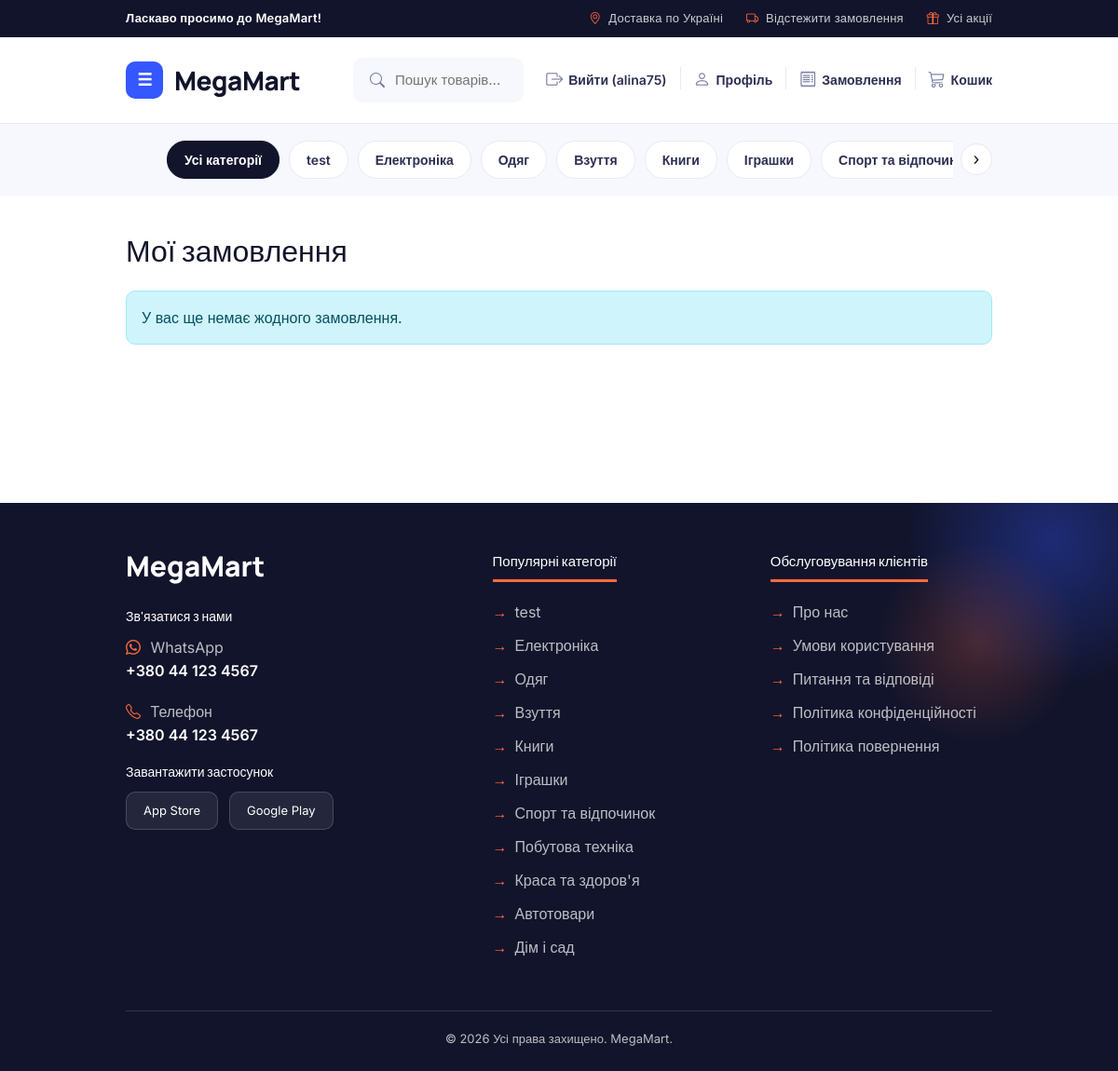
The page /orders/ (signed in) on the database its author committed.
### accounts/models.py (models this page shows)
class CustomUser(AbstractUser):
    class Role(models.TextChoices):
        CUSTOMER = 'customer', 'Customer'
        ADMIN = 'admin', 'Admin'
    phone = models.CharField(max_length=20, blank=True)
    role = models.CharField(max_length=20, choices=Role.choices, default=Role.CUSTOMER)

### catalog/models.py (models this page shows, shortened)
class Category(models.Model):
    name = models.CharField(max_length=100, verbose_name="назва категорії")
    class Meta:
        verbose_name = "Категорія"
        verbose_name_plural = "Категорії"

### shop/views.py (the view)
# urls.py: path("orders/", views.order_history, name="order_history"),
@login_required(login_url='shop_login')
def order_history(request):
    orders = Order.objects.filter(user=request.user).order_by('-created_at')
    return render(request, "shop/orders_history.html", {"orders": orders})

### shop/context_processors.py (called while the page is built)
def shop_context(request):
    cart_count = 0
    if request.user.is_authenticated:
        cart = Cart.objects.filter(user=request.user).first()
        if cart:
            cart_count = sum(item.quantity for item in cart.items.all())
    return {
        'nav_categories': Category.objects.all(),
        'cart_count': cart_count,
    }

### shop/templates/shop/orders_history.html (shortened to what this page needs)
{% extends 'shop/base.html' %}
{% block content %}
{% include 'shop/includes/topbar.html' %}
{% include 'shop/includes/navbar.html' %}
{% include 'shop/includes/category_menu.html' %}
<section class="catalog-section">
    <div class="container">
        <h2 class="mb-4">Мої замовлення</h2>
        {% if orders %}
        {% for order in orders %}
        <div class="card mb-3 shadow-sm">
            <div class="card-body">
                <div class="d-flex justify-content-between align-items-center">
                    <div>
                        <h5 class="mb-1">
                            Замовлення №{{ order.id }}
                        </h5>
                        <p class="text-muted mb-1">
                            Дата:
                            {{ order.created_at|date:"d.m.Y H:i" }}
                        </p>
                        <p class="mb-0">
                            Сума:
                            <strong>{{ order.total_amount|floatformat:2 }} ₴</strong>
                        </p>
                    </div>
                    <div>
                        <a href="{% url 'order_detail' order.id %}" class="btn btn-primary">
                            Детальніше
                        </a>
                    </div>
                </div>
            </div>
        </div>
        {% endfor %}
        {% else %}
        <div class="alert alert-info">
            У вас ще немає жодного замовлення.
        </div>
        {% endif %}
    </div>
</section>
{% include 'shop/includes/footer.html' %}
{% endblock %}

### shop/templates/shop/includes/navbar.html (shortened to what this page needs)
{% load static %}
<nav class="navbar-section">
    <div class="container navbar-inner">
        <a href="{% url 'home' %}" class="logo">
            <span class="logo-icon">☰</span>
            MegaMart
        </a>
        <form class="search-box" action="{% url 'catalog' %}" method="get">
            <i class="bi bi-search"></i>
            <input type="text" name="q" value="{{ query|default:'' }}" placeholder="Пошук товарів...">
        </form>
        <div class="nav-actions">
            {% if user.is_authenticated %}
            <a href="{% url 'shop_logout' %}" class="nav-action-link">
                <i class="bi bi-box-arrow-right"></i>
                <span>Вийти ({{ user.username }})</span>
            </a>
            {% endif %}
            <a href="{% url 'profile' %}" class="nav-action-link">
                <i class="bi bi-person"></i>
                <span>Профіль</span>
            </a>
            <a href="{% url 'order_history' %}" class="nav-action-link">
                <i class="bi bi-receipt"></i>
                <span>Замовлення</span>
            </a>
            <a href="{% url 'cart' %}" class="nav-action-link">
                <i class="bi bi-cart3"></i>
                <span>Кошик{% if cart_count %} ({{ cart_count }}){% endif %}</span>
            </a>
        </div>
    </div>
</nav>

### shop/templates/shop/includes/category_menu.html (shortened to what this page needs)
<section class="category-menu">
    <div class="container">
        <div class="category-menu-wrap">
            <div class="category-list" id="categoryList">
                <a href="{% url 'catalog' %}">
                    <button type="button">Усі категорії</button>
                </a>
                {% for cat in nav_categories %}
                <a href="{% url 'catalog' %}?category={{ cat.id }}">
                    <button type="button">{{ cat.name }}</button>
                </a>
                {% endfor %}
            </div>
            <button type="button" class="category-scroll category-scroll-right" aria-label="Прокрутити праворуч">›</button>
        </div>
    </div>
</section>

### shop/templates/shop/includes/footer.html
<footer class="footer">
    <div class="container">
        <div class="footer-grid">
            <div class="footer-brand">
                <h2>MegaMart</h2>
                <h4>Зв'язатися з нами</h4>
                <p><i class="bi bi-whatsapp"></i> WhatsApp<br><span>+380 44 123 4567</span></p>
                <p><i class="bi bi-telephone"></i> Телефон<br><span>+380 44 123 4567</span></p>
                <h4>Завантажити застосунок</h4>
                <div class="app-buttons">
                    <div class="app-btn">App Store</div>
                    <div class="app-btn">Google Play</div>
                </div>
            </div>
            <div class="footer-col">
                <h3>Популярні категорії</h3>
                <ul>
                    {% for cat in nav_categories %}
                    <li><a href="{% url 'catalog' %}?category={{ cat.id }}">{{ cat.name }}</a></li>
                    {% endfor %}
                </ul>
            </div>
            <div class="footer-col">
                <h3>Обслуговування клієнтів</h3>
                <ul>
                    <li>Про нас</li>
                    <li>Умови користування</li>
                    <li>Питання та відповіді</li>
                    <li>Політика конфіденційності</li>
                    <li>Політика повернення</li>
                </ul>
            </div>
        </div>
        <div class="footer-bottom">© 2026 Усі права захищено. MegaMart.</div>
    </div>
</footer>

### rows shown on the page
CustomUser: username "alina75"
Category: name "test"
Category: name "Електроніка"
Category: name "Одяг"
Category: name "Взуття"
Category: name "Книги"
Category: name "Іграшки"
Category: name "Спорт та…", name "Спорт та відпочинок"
Category: name "Побутова техніка"
Category: name "Краса та здоров'я"
Category: name "Автотовари"
Category: name "Дім і сад"
